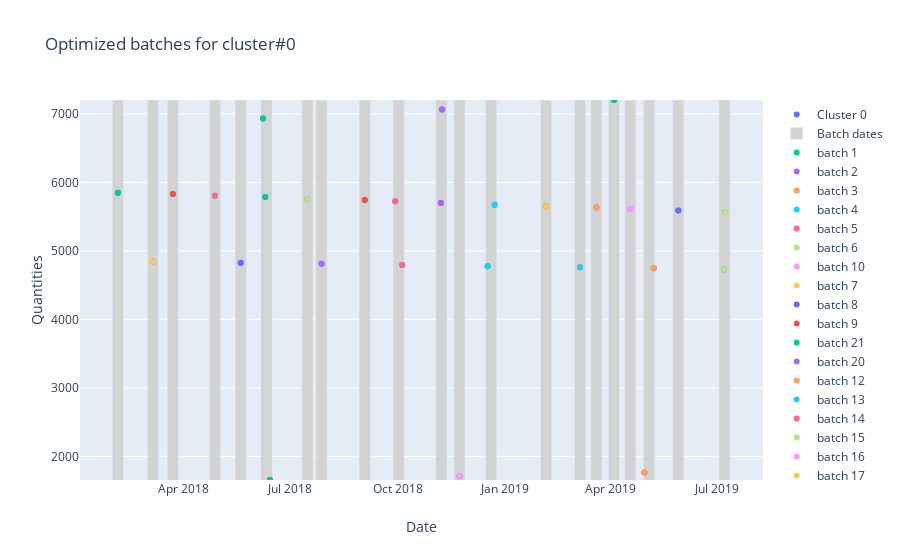

Notebook code cell kept with this figure:
### Code cell
sales_cluster_0_optimized_preds=FaaS.optimize_orders_processing(cluster_0_agg_preds,0,'10 days')

### Figure 1 — Plotly figure (JSON) as saved in the notebook; plotly's stock layout.template omitted (floating-point values rounded to 4 significant figures)
{"data": [{"mode": "markers", "name": "Cluster 0", "type": "scatter", "x": ["2018-03-06", "2018-05-20", "2018-07-28", "2018-10-05", "2018-12-17", "2019-03-06", "2019-05-08", "2019-07-07", "2018-02-04", "2018-03-23", "2018-04-28", "2018-06-10", "2018-07-16", "2018-09-03", "2018-09-29", "2018-11-07", "2018-12-23", "2019-02-05", "2019-03-20", "2019-04-18", "2019-05-29", "2019-07-08", "2018-06-08", "2018-11-08", "2019-04-04", "2018-06-14", "2018-11-23", "2019-04-30"], "y": [4844.0, 4828.0, 4811.0, 4794.0, 4776.0, 4761.0, 4747.0, 4728.0, 5848.0, 5829.0, 5805.0, 5785.0, 5759.0, 5744.0, 5723.0, 5698.0, 5674.0, 5650.0, 5634.0, 5612.0, 5590.0, 5565.0, 6933.0, 7064.0, 7203.0, 1655.0, 1711.0, 1765.0]}, {"marker": {"color": "lightgrey"}, "name": "Batch dates", "type": "bar", "x": ["2018-02-04T00:00:00", "2018-03-06T00:00:00", "2018-03-23T00:00:00", "2018-04-28T00:00:00", "2018-05-20T00:00:00", "2018-06-11T00:00:00", "2018-07-16T00:00:00", "2018-07-28T00:00:00", "2018-09-03T00:00:00", "2018-10-02T00:00:00", "2018-11-07T12:00:00", "2018-11-23T00:00:00", "2018-12-20T00:00:00", "2019-02-05T00:00:00", "2019-03-06T00:00:00", "2019-03-20T00:00:00", "2019-04-04T00:00:00", "2019-04-18T00:00:00", "2019-05-04T00:00:00", "2019-05-29T00:00:00", "2019-07-07T12:00:00"], "y": [7203.0, 7203.0, 7203.0, 7203.0, 7203.0, 7203.0, 7203.0, 7203.0, 7203.0, 7203.0, 7203.0, 7203.0, 7203.0, 7203.0, 7203.0, 7203.0, 7203.0, 7203.0, 7203.0, 7203.0, 7203.0]}, {"mode": "markers", "name": "batch 1", "type": "scatter", "x": ["2018-06-08", "2018-06-10", "2018-06-14"], "y": [6933.0, 5785.0, 1655.0]}, {"mode": "markers", "name": "batch 2", "type": "scatter", "x": ["2018-11-07", "2018-11-08"], "y": [5698.0, 7064.0]}, {"mode": "markers", "name": "batch 3", "type": "scatter", "x": ["2019-04-30", "2019-05-08"], "y": [1765.0, 4747.0]}, {"mode": "markers", "name": "batch 4", "type": "scatter", "x": ["2018-12-17", "2018-12-23"], "y": [4776.0, 5674.0]}, {"mode": "markers", "name": "batch 5", "type": "scatter", "x": ["2018-09-29", "2018-10-05"], "y": [5723.0, 4794.0]}, {"mode": "markers", "name": "batch 6", "type": "scatter", "x": ["2019-07-07", "2019-07-08"], "y": [4728.0, 5565.0]}, {"mode": "markers", "name": "batch 10", "type": "scatter", "x": ["2019-04-18"], "y": [5612.0]}, {"mode": "markers", "name": "batch 7", "type": "scatter", "x": ["2019-02-05"], "y": [5650.0]}, {"mode": "markers", "name": "batch 8", "type": "scatter", "x": ["2019-05-29"], "y": [5590.0]}, {"mode": "markers", "name": "batch 9", "type": "scatter", "x": ["2018-03-23"], "y": [5829.0]}, {"mode": "markers", "name": "batch 21", "type": "scatter", "x": ["2018-02-04"], "y": [5848.0]}, {"mode": "markers", "name": "batch 20", "type": "scatter", "x": ["2018-07-28"], "y": [4811.0]}, {"mode": "markers", "name": "batch 12", "type": "scatter", "x": ["2019-03-20"], "y": [5634.0]}, {"mode": "markers", "name": "batch 13", "type": "scatter", "x": ["2019-03-06"], "y": [4761.0]}, {"mode": "markers", "name": "batch 14", "type": "scatter", "x": ["2018-04-28"], "y": [5805.0]}, {"mode": "markers", "name": "batch 15", "type": "scatter", "x": ["2018-07-16"], "y": [5759.0]}, {"mode": "markers", "name": "batch 16", "type": "scatter", "x": ["2018-11-23"], "y": [1711.0]}, {"mode": "markers", "name": "batch 17", "type": "scatter", "x": ["2018-03-06"], "y": [4844.0]}, {"mode": "markers", "name": "batch 18", "type": "scatter", "x": ["2018-05-20"], "y": [4828.0]}, {"mode": "markers", "name": "batch 19", "type": "scatter", "x": ["2018-09-03"], "y": [5744.0]}, {"mode": "markers", "name": "batch 11", "type": "scatter", "x": ["2019-04-04"], "y": [7203.0]}], "layout": {"autosize": true, "title": {"text": "Optimized batches for cluster#0"}, "xaxis": {"autorange": true, "range": ["2018-01-02 22:52:16.1569", "2019-08-09 01:07:43.8431"], "title": {"text": "Date"}, "type": "date"}, "yaxis": {"range": [1655.0, 7203.0], "title": {"text": "Quantities"}, "type": "linear"}}}
